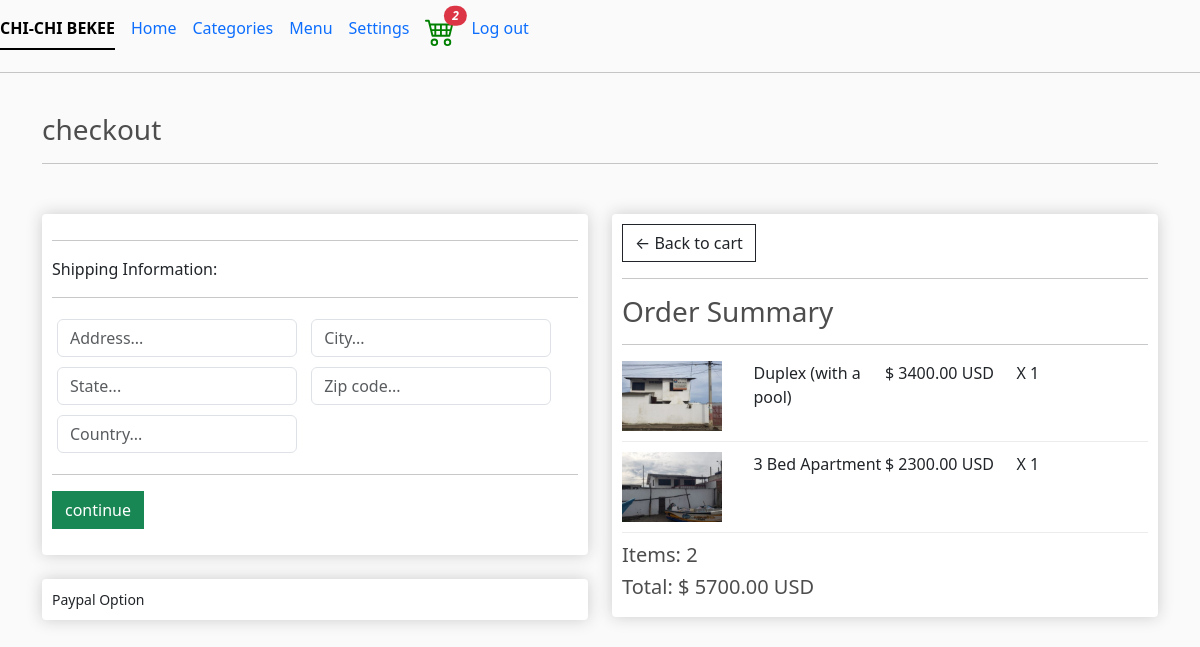
/checkout/ (signed in), run on an earlier commit of the app's database.
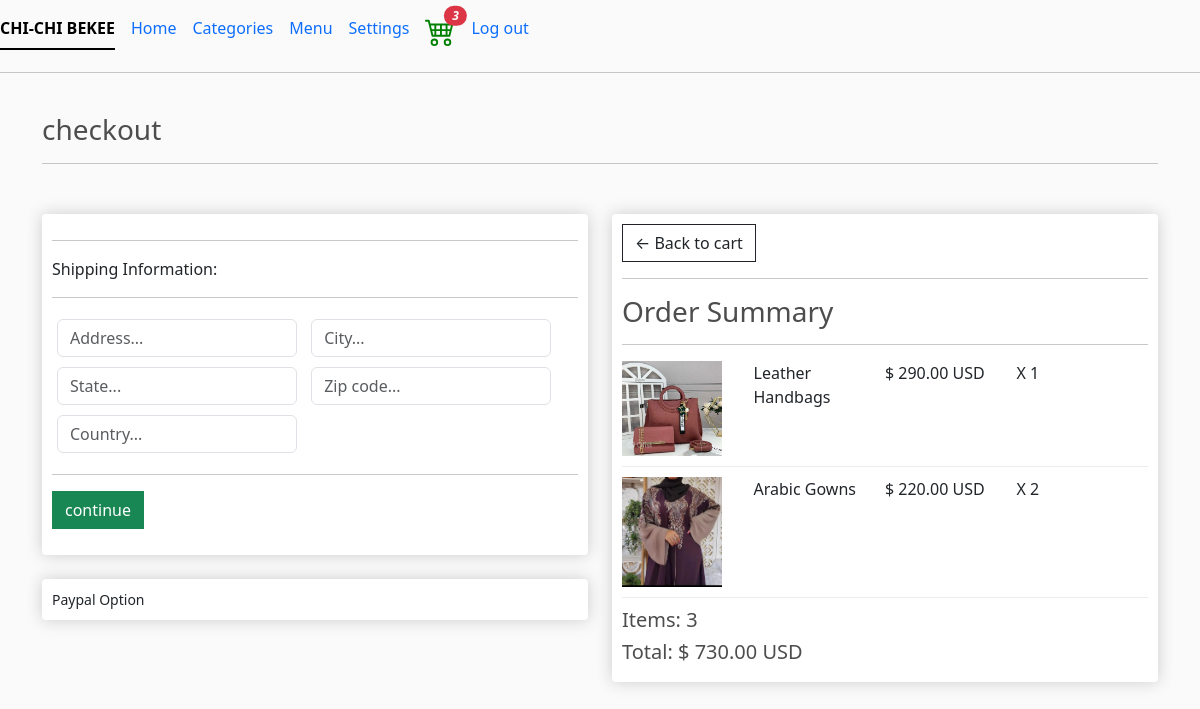
And on a later commit of the database.
### fruits/models.py (models this page shows, shortened)
class OrderItem(models.Model):
    product = models.ForeignKey(Product, on_delete=models.SET_NULL, null=True)
    order = models.ForeignKey(Order, on_delete=models.SET_NULL, null=True)
    quantity = models.IntegerField("Quantity", default=0, null=True, blank=True)
    date_added = models.DateTimeField(auto_now_add=True)
    @property
    def get_total(self):
        total = self.product.price * self.quantity
        return total

class Product(models.Model):
    name = models.CharField("Name:", max_length=200)
    sizes = models.CharField("Sizes:", max_length=300)
    price = models.DecimalField("Price:",max_digits=7, decimal_places=2)
    digital = models.BooleanField(default=False,null=True,blank=True)
    image = models.ImageField(null=True, blank=True)
    @property
    def imageURL(self):
        try:
            url = self.image.url
        except:
            url = ''
        return url

class Order(models.Model):
    customer =models.ForeignKey(Customer, on_delete=models.SET_NULL, null=True, blank=True)
    date_ordered = models.DateTimeField("Date", auto_now_add=True)
    complete = models.BooleanField(default=False)
    transaction_id = models.CharField("Transaction Id", max_length=100, null=True)
    @property
    def shipping(self):
        shipping = False
        orderitems = self.orderitem_set.all()
        for i in orderitems:
            if i.product.digital == False:
                shipping = True
        return shipping
    @property
    def get_cart_total(self):
        orderitems = self.orderitem_set.all()
        total = sum([item.get_total for item in orderitems])
        return total
    @property
    def get_cart_items(self):
        orderitems = self.orderitem_set.all()
        total = sum ([item.quantity for item in orderitems])
        return total

### fruits/views.py (the view)
# urls.py: path('checkout/', views.checkout, name='checkout'),
def checkout(request):
    data = cartData(request)
    cartItems = data['cartItems']
    order = data['order']
    items = data['items']
    context = {'items':items, 'order':order, 'cartItems':cartItems}
    return render(request, 'checkout.html', context)

### fruits/utils.py (called while the page is built)
def cartData(request):
    if request.user.is_authenticated:
        customer = request.user.customer
        order, created = Order.objects.get_or_create(customer=customer, complete=False)
        items = order.orderitem_set.all()
        cartItems = order.get_cart_items
    else:
        cookieData = cookieCart(request)
        cartItems = cookieData['cartItems']
        order = cookieData['order']
        items = cookieData['items']
    return {'cartItems':cartItems,'order':order,'items':items}

### fruits/templates/checkout.html (shortened to what this page needs)
{% extends 'main.html' %}
{% load static %}
{% block content %}
     <h3>checkout</h3>
     <hr>
     <br>
     <div class="row">
          <div class="col-lg-6">
               <div class="box-element" id="form-wrapper">
                    <form id="form">
                         <div id="shipping-info">
                              <hr>
                              <p> Shipping Information:</p>
                              <hr>
                              <div class="form-field">
                                   <input class="form-control" type="text" name="address"
                                   placeholder="Address...">
                              </div>
                              <div class="form-field">
                                   <input class="form-control" type="text" name="city"
                                   placeholder="City...">
                              </div>
                              <div class="form-field">
                                   <input class="form-control" type="text" name="state"
                                   placeholder="State...">
                              </div>
                              <div class="form-field">
                                   <input class="form-control" type="text" name="zipcode"
                                   placeholder="Zip code...">
                              </div>
                              <div class="form-field">
                                   <input class="form-control" type="text" name="country"
                                   placeholder="Country...">
                              </div>
                         </div>
                         <hr>
                         <input id="form-button" class="btn btn-success btn-block" type="submit" value="continue">
                    </form>
               </div>
               <br>
               <div class="box-element" id="payment-info">
                    <small> Paypal Option</small>
               </div>
          </div>
          <div class="col-lg-6">
               <div class="box-element">
                    <a class="btn btn-outline-dark" href="{% url 'fruits:cart' %}">&#x2190;  Back to cart</a>
                    <hr>
                    <h3> Order Summary </h3>
                    <hr>
                    {% for item in items %}
                    <div class="cart-row">
                         <div style="flex:2"><img class="row-image" src="{{item.product.imageURL}}"></div>
                         <div style="flex:2"><p>{{item.product.name}}</p></div>
                         <div style="flex:2"><p>$ {{item.product.price|floatformat:2}} USD</p></div>
                         <div style="flex:2"><p>X {{item.quantity}} </p></div>
                    </div>
                    {% endfor %}
                    <h5>Items:   {{order.get_cart_items}} </h5>
                    <h5>Total:   $ {{order.get_cart_total|floatformat:2}} USD</h5>
               </div>
          </div>
     </div>
{% endblock content %}

What changed in the data, as far as the page shows it:
removed OrderItem: product.imageURL (picture), product.name "Duplex (with a pool)", product.price "3400.00", quantity "1"
removed OrderItem: product.imageURL (picture), product.name "3 Bed Apartment", product.price "2300.00", quantity "1"
removed Order: get_cart_items "2", get_cart_total "5700.00"
added OrderItem: product.imageURL (picture), product.name "Leather Handbags", product.price "290.00", quantity "1"
added OrderItem: product.imageURL (picture), product.name "Arabic Gowns", product.price "220.00", quantity "2"
added Order: get_cart_items "3", get_cart_total "730.00"
Also different on the page:
{{ cartItems }}: "2" → "3"
